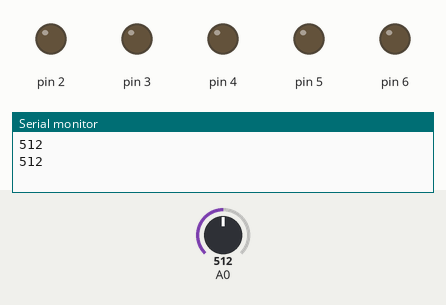
This sketch was run on a simulated Arduino Uno, built with avr-gcc and run on an emulated ATmega328P. Shown: output pins drawn as LEDs (lit = HIGH), the last lines printed to the serial monitor. The inputs (shaded band) are chosen by the test bench; at power-on: A0 = 512.

Above: at 1.8 s.
1.9 s: A0 set to 642
3.4 s: A0 set to 663
At 4.9 s:
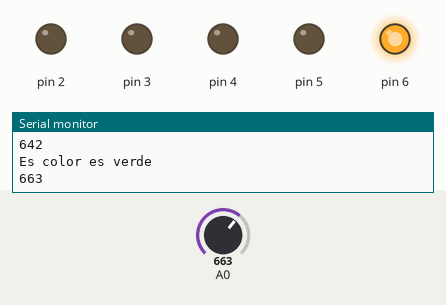
5.5 s: A0 set to 738
7.2 s: A0 set to 760
At 9.2 s:
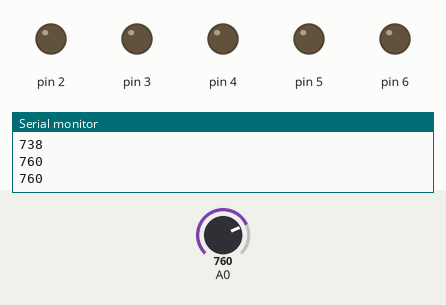
9.5 s: A0 set to 740
At 10.7 s:
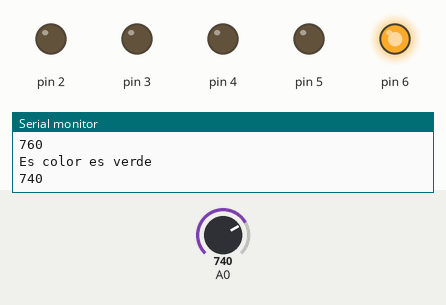
Timing chart, 0 to 12.5 s (numbered marks = the images above; inputs shaded):
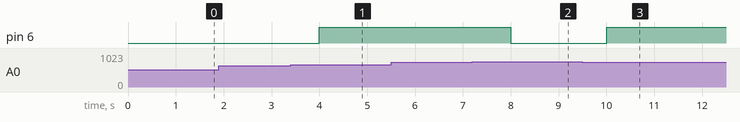

Measured:
- the behaviour switches between 649 and 650 on A0 (found by bisection; images 0 and 1)
- the behaviour switches between 750 and 751 on A0 (found by bisection; images 1 and 2)
- after the input at 3.4 s, pin 6: LOW → HIGH after 0.60 s
- after the input at 7.2 s, pin 6: HIGH → LOW after 0.80 s
- after the input at 9.5 s, pin 6: LOW → HIGH after 0.50 s

The sketch:

cny70_colores.ino
```cpp
void setup() {
//pin 2,3,4,5,6 como salidas digitales
pinMode(2, OUTPUT);
pinMode(3, OUTPUT);
pinMode(4, OUTPUT);
pinMode(5, OUTPUT);
pinMode(6, OUTPUT);

Serial.begin(9600); //velocidad del puerto serial
}

//
void loop() {
int sensorValue = analogRead(A0); // lee la entrada analógica 0
//-----compara el valor del pin analógico y si está dentro del rango enciende el led, si no lo apaga----
if (sensorValue>=360 && sensorValue<=400){
Serial.println("Es color es azul" );
digitalWrite(2, HIGH);
}
else{
digitalWrite(2, LOW);
}
//-----compara el valor del pin analógico y si está dentro del rango enciende el led, si no lo apaga----
if (sensorValue>=36 && sensorValue<=42){
Serial.println("Es color es amarillo" );
digitalWrite(3, HIGH);
}
else{
digitalWrite(3, LOW);
}
//-----compara el valor del pin analógico y si está dentro del rango enciende el led, si no lo apaga----
if (sensorValue>=28 && sensorValue<=30){
Serial.println("Es color es rojo" );
digitalWrite(4, HIGH);
}
else{
digitalWrite(4, LOW);
}
//-----compara el valor del pin analógico y si está dentro del rango enciende el led, si no lo apaga----
if (sensorValue>=31 && sensorValue<=34){
Serial.println("Es color es blanco" );
digitalWrite(5, HIGH);
}
else{
digitalWrite(5, LOW);
}
//-----compara el valor del pin analógico y si está dentro del rango enciende el led, si no lo apaga----
if (sensorValue>=650 && sensorValue<=750){
Serial.println("Es color es verde" );
digitalWrite(6, HIGH);
}
else{
digitalWrite(6, LOW);
}
//-----compara el valor del pin analógico y si está dentro del rango enciende el led, si no lo apaga----
// Muestra el valor del pin analógico 0
Serial.println(sensorValue);
delay(1000); // Retardo entre lecturas
}
```
